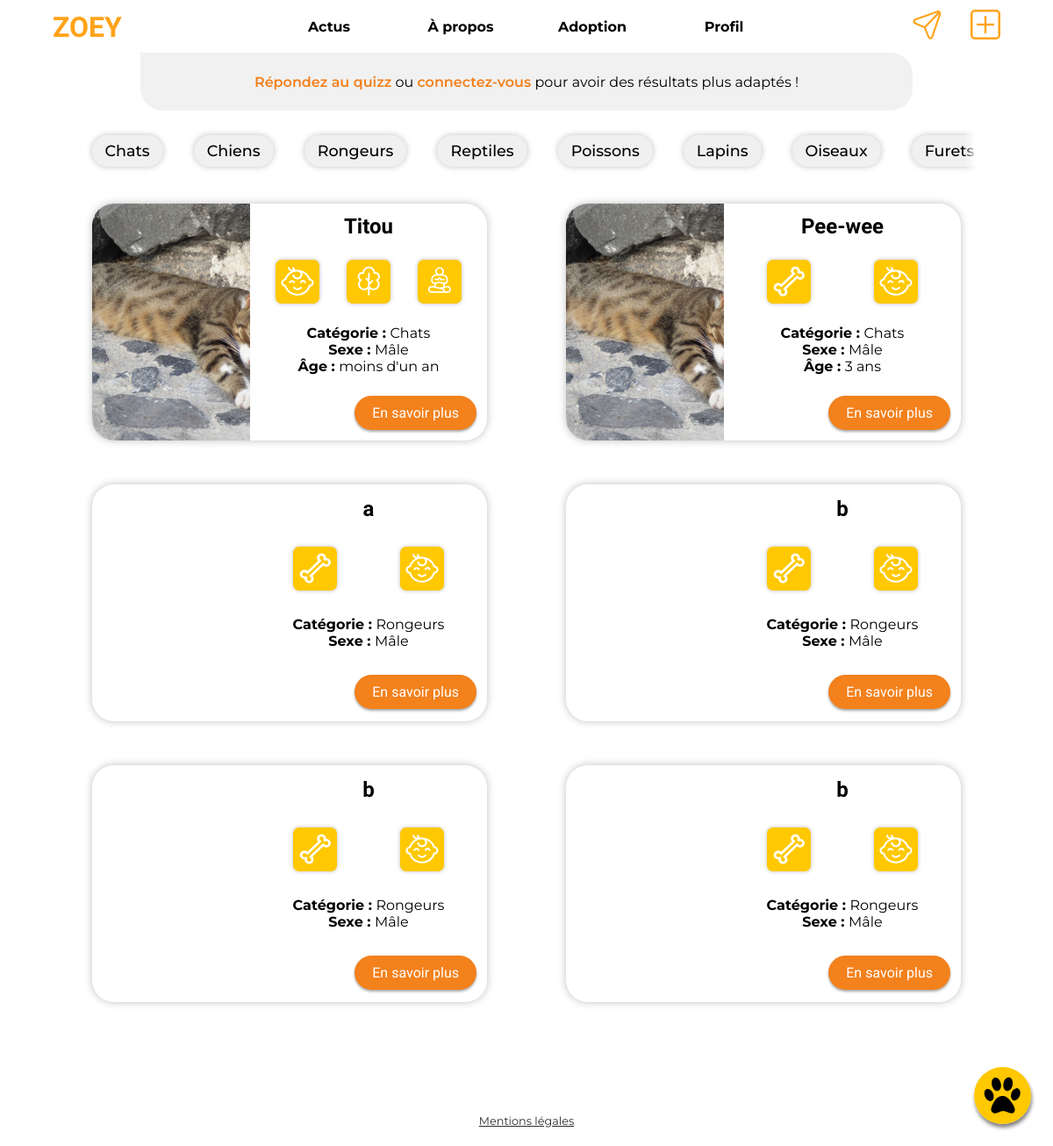
Screenshot of /dev_project/index.php?action=adoption with the database file from the repository.
### tables this page shows
CREATE TABLE `types_animaux` (
  `idtypes_animaux` int NOT NULL,
  `nom` varchar(45) DEFAULT NULL,
  `url_icone` varchar(45) DEFAULT NULL,
  `typeOrder` int DEFAULT NULL
);

CREATE TABLE `badge` (
  `idbadge` int NOT NULL,
  `nom` varchar(45) DEFAULT NULL,
  `url_icone` varchar(45) DEFAULT NULL,
  `titre` varchar(255) NOT NULL,
  `description` text NOT NULL
);

### dev_project/model/verifyToken.php (called while the page is built)
<?php
function verifyToken()
{
    try {
        if (
            isset($_SESSION['idUser'])
        ) {
            return true;
        } else {
            return false;
        }
    } catch (Exception $e) {
        $errorMsg = $e->getMessage();
    }
}

### dev_project/model/model.php (called while the page is built, shortened)
<?php
function getFeedAdoption()
{
    require("PDO.php");
    $db = new PDO("mysql:host={$host};dbname={$dbname};", $username, $password, array(PDO::MYSQL_ATTR_INIT_COMMAND => 'SET NAMES utf8mb4'));
    if (isset($_GET['filter']) && is_numeric($_GET['filter'])) {
        $sql = "SELECT idanimal_a_adopter idaa, aa.nom, aa.sexe, aa.photo, aa.description, aa.date_anniversaire anniversaire,
        types_animaux.nom type_nom
        FROM animal_a_adopter aa
        INNER JOIN types_animaux ON types_animaux.idtypes_animaux = aa.idtype
        WHERE types_animaux.idtypes_animaux = ?
        ORDER BY idaa";
        $req = $db->prepare($sql);
        $req->execute(array(safeEntry($_GET['filter'])));
    } else {
        $sql = "SELECT idanimal_a_adopter idaa, aa.nom, aa.sexe, aa.photo, aa.description, aa.date_anniversaire anniversaire, types_animaux.nom type_nom
            FROM animal_a_adopter aa
            INNER JOIN types_animaux ON types_animaux.idtypes_animaux = aa.idtype
            WHERE idanimal_a_adopter = 116
        UNION
        SELECT *
            FROM (
                SELECT idanimal_a_adopter idaa, aa.nom, aa.sexe, aa.photo, aa.description, aa.date_anniversaire anniversaire,
                    types_animaux.nom type_nom
                    FROM animal_a_adopter aa
                    INNER JOIN types_animaux ON types_animaux.idtypes_animaux = aa.idtype
                    ORDER BY idaa
            ) req1";
        $req = $db->prepare($sql);
        $req->execute();
    }
    return $req;
}
function getAdoptionAnimalBadges($animalId)
{
    require("PDO.php");
    $db = new PDO("mysql:host={$host};dbname={$dbname};", $username, $password, array(PDO::MYSQL_ATTR_INIT_COMMAND => 'SET NAMES utf8mb4'));
    $sql = "SELECT idbadge, url_icone
    FROM animal_a_adopter_has_badge aahasbadge
    INNER JOIN badge ON badge.idbadge = aahasbadge.badge_idbadge
    INNER JOIN animal_a_adopter aa ON aa.idanimal_a_adopter = aahasbadge.animal_a_adopter_idanimal_a_adopter
    WHERE idanimal_a_adopter = ?;";
    $req = $db->prepare($sql);
    $req->execute(array($animalId));
    return $req;
}
function getAnimalTypes()
{
    require("PDO.php");
    $db = new PDO("mysql:host={$host};dbname={$dbname};", $username, $password, array(PDO::MYSQL_ATTR_INIT_COMMAND => 'SET NAMES utf8mb4'));
    $sql = "SELECT idtypes_animaux id, nom, url_icone FROM types_animaux ORDER BY typeOrder;";
    $req = $db->prepare($sql);
    $req->execute();
    return $req;
}

### dev_project/view/adoptionView.php (the view, shortened to what this page needs)
<div class="quizzBubble">
    <p class="AnswerQuizz">
        <a href="index.php?action=quizz">Répondez au quizz</a>
        <?php
        if (!verifyToken()) { ?>
            ou <a href="index.php?action=connect">connectez-vous</a>
        <?php } ?>
        pour avoir des résultats plus adaptés !
    </p>
</div>
<nav class="filterAnimal">
    <div class="filterInner">
        <ul class="filterWrapper">
            <?php
            while ($categorie = $types_animaux->fetch()) {
            ?>
                <li class="animalBreed" id="filterType0<?= $categorie['id'] ?>"><?= ucfirst(($categorie['nom'])) ?></li>
            <?php
            }
            ?>
        </ul>
    </div>
</nav>
<main>
    <?php
    while ($animal = $feedAdoption->fetch()) {
        $adoptionAnimalBadges = getAdoptionAnimalBadges($animal['idaa']);
        $date1 = new DateTime(date('Y-m-d', time()));
        $date2 = new DateTime($animal['anniversaire']);
        $interval = $date1->diff($date2);
        $ageAA = $interval->y;
    ?>
        <article class="card">
            <a class="imgWrap" href="index.php?action=adoption&id=<?= htmlspecialchars($animal['idaa']) ?>">
                <div class="img" style="background-image: url('<?= BASE_URL . 'public/images/upload/' . htmlspecialchars($animal['photo']) ?>');"></div>
            </a>
            <div class="desc">
                <h2 class="title2"><?= htmlspecialchars($animal['nom']) ?></h2>
                <div class="badges">
                    <?php
                    while ($badge = $adoptionAnimalBadges->fetch()) {
                    ?>
                        <img class="badge" src="public/images/badges/<?= $badge['url_icone'] ?>" alt="">
                    <?php
                    }
                    ?>
                </div>
                <p>
                    <strong>Catégorie : </strong><?= htmlspecialchars($animal['type_nom']) ?><br>
                    <strong>Sexe : </strong>
                    <?php
                    switch ($animal['sexe']) {
                        case 0:
                            echo 'Mâle';
                            break;
                    }
                    ?><br>
                    <?php
                    if ($ageAA < 200 && $ageAA >= 1) {
                    ?>
                        <strong>Âge : </strong><?= $ageAA ?> ans<br>
                    <?php
                    } else if ($ageAA < 1) {
                    ?>
                        <strong>Âge : </strong>moins d'un an<br>
                    <?php
                    }
                    ?>
                </p>
                <a href="index.php?action=adoption&id=<?= htmlspecialchars($animal['idaa']) ?>" class="btn">En savoir plus</a>
            </div>
        </article>
    <?php
    }
    ?>
</main>
<link rel="stylesheet" href="<?= BASE_URL ?>public/css/style_adoption.css" />
<?php
require(BASE_URL . 'public/template/template.php');

### dev_project/public/css/style.css (style rules this page uses)
body { margin: 0; padding: 0 0 150px 0; display: flex; align-items: center; justify-content: center; flex-direction: column; font-family: 'Montserrat', sans-serif; scrollbar-color: #f3811c rgb(230, 230, 230); scrollbar-width: thin; }
.btn { font-family: 'Roboto', sans-serif; font-size: 1rem; text-decoration: none; text-align: center; color: white; background-color: #f3811c; padding: 10px 20px 10px 20px; height: fit-content; height: -moz-fit-content; width: fit-content; width: -moz-fit-content; border-radius: 20px; box-shadow: 0px 2px 3px 0px rgba(0, 0, 0, 0.35); transition: 0.25s ease-in-out; cursor: pointer; }
a { color: #f59644; }
@media (min-width: 800px) { body { padding: 60px 0 0 0; } }

### dev_project/public/css/style_adoption.css (style rules this page uses)
body { margin: 0; }
main { display: flex; justify-content: space-around; flex-wrap: wrap; width: 90%; margin: auto; }
.AnswerQuizz { width: 100%; text-align: center; }
.AnswerQuizz a { color: #fd9030; text-decoration: underline; font-weight: bold; }
.animalBreed { cursor: pointer; align-self: flex-start; padding: 5px 10px 5px 10px; margin-top: 25px; margin-left: 10px; margin-right: 10px; border-radius: 25px; background-color: rgb(240, 240, 240); transition: 0.3s ease-in-out; -webkit-box-shadow: 0px 0px 2px 2px rgba(0, 0, 0, 0.15); box-shadow: 0px 0px 2px 2px rgba(0, 0, 0, 0.15); }
.card { border-radius: 25px; box-shadow: 0px 0px 10px rgba(0, 0, 0, 0.25); margin-top: 25px; margin-bottom: 25px; margin-left: min(10px, 2.5vw); margin-right: min(10px, 2.5vw); width: 95vw; max-width: 450px; height: 60vw; min-height: 250px; max-height: 270px; display: flex; justify-content: space-between; }
.desc { width: 60%; display: flex; flex-direction: column; align-items: center; justify-content: space-around; }
div.desc > .btn { align-self: flex-end; margin-right: 12px; }
.badges { width: 90%; display: flex; justify-content: space-around; }
.badge { width: 25%; height: auto; min-width: 40px; min-height: 40px; max-width: 50px; max-height: 50px; box-shadow: 0px 0px 5px rgba(0, 0, 0, 0.25); border-radius: 7px; transition: 0.25s ease-in-out; background-color: #ffc800; }
.desc p { margin: 0; font-family: 'Montserrat', sans-serif; text-align: center; }
.imgWrap { height: 100%; width: 40%; }
.img { height: 100%; width: 100%; background-repeat: no-repeat; background-size: cover; background-position: center; border-radius: 25px 0px 0px 25px; }
.title2 { font-family: 'Exo 2', sans-serif; font-size: 1.5rem; margin: 0; text-align: center; }
.filterAnimal { width: 100%; position: relative; }
.filterInner { width: 95%; align-self: center; overflow: auto; margin: auto; transition: ease-in-out; }
.filterAnimal::before { content: ''; position: absolute; top: 0; left: 2.5%; height: calc(100% - 8px); width: 15px; background: rgb(255, 255, 255); background: linear-gradient( 270deg, rgba(255, 255, 255, 0) 0%, rgba(255, 255, 255, 1) 100% ); pointer-events: none; }
.filterAnimal::after { content: ''; position: absolute; top: 0; right: 2.5%; height: calc(100% - 8px); width: 15px; background: rgb(255, 255, 255); background: linear-gradient( 90deg, rgba(255, 255, 255, 0) 0%, rgba(255, 255, 255, 1) 100% ); pointer-events: none; }
.filterWrapper { min-width: max-content; display: flex; justify-content: center; align-items: center; margin: 0; padding: 0; }
.filterAnimal li { display: inline-block; cursor: pointer; font-size: 1.1rem; font-weight: 500; margin: 17.5px 17.5px 17.5px 17.5px; padding: 7.5px 15px 7.5px 15px; border-radius: 100vw; background-color: rgb(240, 240, 240); box-shadow: 0px 0px 7.5px rgba(0, 0, 0, 0.25); transition: 0.25s ease-in-out; -webkit-user-select: none; -moz-user-select: none; -ms-user-select: none; user-select: none; }
.quizzBubble { width: 70%; padding: 7.5px 20px; border-radius: 0 25px 25px 25px; background-color: #f1f1f1; margin-bottom: 10px; }
.quizzBubble a { color: #f3801c; font-weight: 600; text-decoration: none; }
@media (min-width: 800px) { .filterAnimal { width: 90%; } }

### rows the page displays
types_animaux: nom "Chats"
types_animaux: nom "Chiens"
types_animaux: nom "Rongeurs"
types_animaux: nom "Reptiles"
types_animaux: nom "Poissons"
types_animaux: nom "Lapins"
types_animaux: nom "Oiseaux"
types_animaux: nom "Furets"
badge: url_icone (picture)
badge: url_icone (picture)
badge: url_icone (picture)
badge: url_icone (picture)

### other values shown
$animal['nom'] "Titou"
$animal['type_nom'] "Chats"
$animal['nom'] "Pee-wee"
$animal['nom'] "a"
$animal['type_nom'] "Rongeurs"
$animal['nom'] "b"
